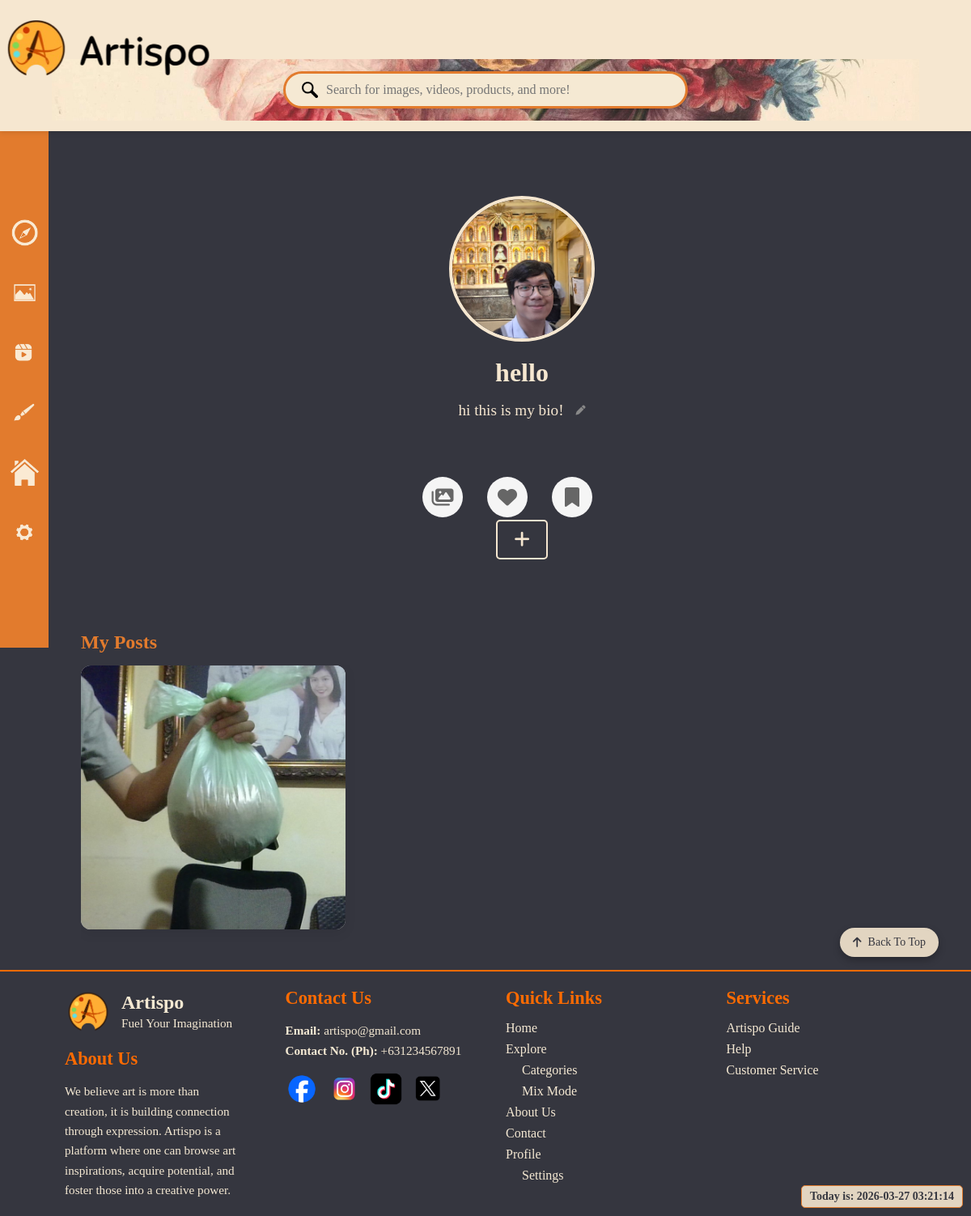
The app's page /profile.php (signed in) with its own data.
### tables this page shows
CREATE TABLE `users` (
  `_id` int(11) NOT NULL,
  `user_id` varchar(36) NOT NULL,
  `username` varchar(50) NOT NULL,
  `email` varchar(255) NOT NULL,
  `password` varchar(255) NOT NULL,
  `profile_picture` varchar(255) DEFAULT NULL,
  `bio` varchar(500) DEFAULT NULL
);

CREATE TABLE `posts` (
  `_id` int(11) NOT NULL,
  `post_id` varchar(36) NOT NULL,
  `user_id_fk` int(11) NOT NULL,
  `category_id_fk` int(11) NOT NULL,
  `date_posted` datetime DEFAULT current_timestamp(),
  `title` varchar(120) NOT NULL,
  `image` varchar(2048) DEFAULT NULL,
  `description` varchar(1000) DEFAULT NULL
);

### profile.php (the view, shortened to what this page needs)
<?php
$connection = make_db_connection("localhost", "artispo", "root", "");
$username = $_SESSION['username'] ?? 'Guest';
$stmt = $connection->prepare("SELECT profile_picture, bio FROM users WHERE username = ?");
$stmt->execute([$username]);
$userData = $stmt->fetch(PDO::FETCH_ASSOC);
$userBio = $userData['bio'] ?? "";
$dbProfilePic = $userData['profile_picture'] ?? "";
if (!empty($dbProfilePic)) {
    $profilePic = "uploads/profile_pics/" . $dbProfilePic;
} else {
    $profilePic = "./img/profile-placeholder.png";
}
?>
<!DOCTYPE html>
<html lang="en">
<head>
    <link rel="stylesheet" href="./css/profile.css">
    <link rel="stylesheet" href="./css/posts.css">
    <link rel="stylesheet" href="https://cdnjs.cloudflare.com/ajax/libs/font-awesome/6.5.0/css/all.min.css">
    <link rel="stylesheet" href="https://use.fontawesome.com/releases/v6.5.0/css/all.css">
</head>
<body>
    <header class="top-nav">
        <div class="nav-content">
            <div class="logo">
                <img src="./img/Artispo_logo_long.png" alt="Artispo Logo">
            </div>
        </div>
        <section class="floral-header">
            <div class="floral-content">
                <div class="floral-search">
                    <img src="./img/magnifying-glass.png" alt="Search Icon" class="search-icon">
                    <input type="text" placeholder="Search for images, videos, products, and more!">
                </div>
            </div>
        </section>
    </header>
    <aside class="sidebar">
        <a href="explore.php" class="icon"><img src="./img/Compass.png" alt="Compass"></a>
        <div class="icon"><img src="./img/Gallery.png" alt="Gallery"></div>
        <div class="icon"><img src="./img/Videos.png" alt="Videos"></div>
        <div class="icon"><img src="./img/paint-brush-icon.png" alt="Art"></div>
        <a href="home.php" class="icon"><img src="./img/Home.png" alt="Home"></a>
        <a href="settings.php" class="icon"><img src="./img/Settings.png" alt="Settings"></a>
    </aside>
    <main class="profile-content">
        <div class="profile-card">
        <div class="profile-img">
            <form id="profilePicForm" method="POST" enctype="multipart/form-data" action="profile.php">
                <label for="profilePicInput" style="cursor:pointer;">
                    <img src="<?php echo $profilePic; ?>" alt="Profile Picture">
                </label>
            </form>
        </div>
            <h2><?php echo htmlspecialchars($username); ?></h2>
            <div class="bio-container">
                <div class="bio-display" id="bioDisplay">
                    <?php if (!empty($userBio)): ?>
                        <p><?php echo htmlspecialchars($userBio); ?></p>
                        <button class="edit-bio-btn" onclick="toggleBioEdit()">
                            <i class="fas fa-pen"></i>
                        </button>
                    <?php endif; ?>
                </div>
            </div>
            <div class="profile-links">
                <a href="#" title="My Posts"><i class="fas fa-images"></i></a>
                <a href="#" title="Favorites"><i class="fas fa-heart"></i></a>
                <a href="#" title="Saves"><i class="fas fa-bookmark"></i></a>
            </div>
            <a href="upload.php" class="add-post">
                <i class="fas fa-plus"></i>
            </a>
        </div>
    </main>
    <?php include './includes/posts.php'; ?>
    <div class="datetime-display">
        <p>Today is: <?php echo $currentDateTime; ?></p>
    </div>
    <footer class="footer">
        <div class="footer-container">
            <div class="footer-section about">
                <div class="logo-area">
                    <img src="./img/Artispo_logo.png" alt="Artispo Logo" class="footer-logo">
                    <div>
                        <h2>Artispo</h2>
                        <p class="tagline">Fuel Your Imagination</p>
                    </div>
                </div>
                <h3>About Us</h3>
                <p>We believe art is more than creation, it is building connection through expression.
                    Artispo is a platform where one can browse art inspirations, acquire potential,
                    and foster those into a creative power.</p>
            </div>
            <div class="footer-section contact">
                <h3>Contact Us</h3>
                <p><strong>Email:</strong> artispo@gmail.com</p>
                <p><strong>Contact No. (Ph):</strong> +631234567891</p>
                <div class="social-icons">
                    <img src="./img/FB Logo.png" alt="Facebook">
                    <img src="./img/IG Logo.png" alt="Instagram">
                    <img src="./img/Tiktok Logo.png" alt="TikTok">
                    <img src="./img/X Logo.png" alt="X">
                </div>
            </div>
            <div class="footer-section links">
                <h3>Quick Links</h3>
                <ul>
                    <li><a href="home.php">Home</a></li>
                    <li><a href="explore.php">Explore</a></li>
                    <ul class="sub-links">
                        <li><a href="#">Categories</a></li>
                        <li><a href="#">Mix Mode</a></li>
                    </ul>
                    <li><a href="about.php">About Us</a></li>
                    <li><a href="contact.php">Contact</a></li>
                    <li><a href="profile.php">Profile</a></li>
                    <ul class="sub-links">
                        <li><a href="settings.php">Settings</a></li>
                    </ul>
                </ul>
            </div>
            <div class="footer-section services">
                <h3>Services</h3>
                <ul>
                    <li><a href="#">Artispo Guide</a></li>
                    <li><a href="#">Help</a></li>
                    <li><a href="#">Customer Service</a></li>
                </ul>
            </div>
        </div>
    </footer>
<button id="backToTopBtn">
    <i class="fas fa-arrow-up"></i> Back To Top
</button>
</body>
</html>

### includes/posts.php (shortened to what this page needs)
<?php
$uploads = [];
$currentDateTime = date('Y-m-d H:i:s');
$userIdFk = (int)($_SESSION['user_id'] ?? 0);
$limit = 5;
$limit = (int)$limit;
if ($userIdFk > 0) {
    $connection = make_db_connection("localhost", "artispo", "root", "");
    $offset = 0;
    $stmt = $connection->prepare(
        "SELECT p.post_id, p.image, p.date_posted, p.description, u.username, u.profile_picture
         FROM posts p
         INNER JOIN users u ON u._id = p.user_id_fk
         WHERE user_id_fk = ?
         ORDER BY p.date_posted DESC, p.post_id DESC
         LIMIT ? OFFSET ?"
    );
    $stmt->bindValue(1, $userIdFk, PDO::PARAM_INT);
    $stmt->bindValue(2, $limit, PDO::PARAM_INT);
    $stmt->bindValue(3, $offset, PDO::PARAM_INT);
    $stmt->execute();
    $rows = $stmt->fetchAll(PDO::FETCH_ASSOC);
    foreach ($rows as $row) {
        $profilePic = !empty($row['profile_picture']) ? "uploads/profile_pics/" . $row['profile_picture'] : "./img/profile-placeholder.png";
        $uploads[] = [
            'post_id' => $row['post_id'],
            'filename' => $row['image'],
            'datetime' => date("F d, Y - h:i A", strtotime($row['date_posted'])),
            'caption' => $row['description'] ?? '',
            'username' => $row['username'],
            'profile_pic' => $profilePic,
            'hashtags' => ''
        ];
    }
}
?>
<section class="posts-section" style="padding: 20px; max-width: 1400px; margin: 0 auto;">
    <div class="posts-header">
        <h2>My Posts</h2>
    </div>
    <?php if (empty($uploads)): ?>
        <div class="no-posts-message">
            <p>No posts yet. Click the + button to create your first post!</p>
        </div>
    <?php else: ?>
        <div class="posts-grid">
                <?php foreach ($uploads as $index => $upload): ?>
                    <div class="post-card" onclick="openModal(<?php echo $index; ?>)">
                        <img src="uploads/<?php echo htmlspecialchars($upload['filename']); ?>" alt="Post Image" onerror="this.src='https://via.placeholder.com/600x600?text=Image+Not+Found'">
                    </div>
                <?php endforeach; ?>
        </div>
    <?php endif; ?>
</section>

### css/posts.css (style rules this page uses)
.posts-header { display: flex; justify-content: space-between; align-items: center; margin-bottom: 15px; }
.posts-header h2 { color: #35363F; margin: 0; }
.posts-grid { display: grid; grid-template-columns: repeat(3, 1fr); gap: 5px; max-width: 600px; margin: 0 auto; }
.post-card { position: relative; width: 100%; aspect-ratio: 1 / 1; overflow: hidden; cursor: pointer; background-color: #ddd; }
.post-card img { width: 100%; height: 100%; object-fit: cover; display: block; }

### profile.php (style rules this page uses)
.bio-container { margin: 10px 0; text-align: center; min-height: 80px; width: 100%; }
.bio-display { display: flex; align-items: center; justify-content: center; gap: 10px; color: #555; font-size: 14px; flex-wrap: wrap; padding: 0 10px; }
.bio-display p { margin: 0; max-width: 300px; line-height: 1.4; text-align: center; }
.edit-bio-btn { background: none; border: none; color: #888; cursor: pointer; font-size: 12px; margin-left: 5px; }
.profile-links { display: flex; justify-content: center; gap: 30px; margin-top: 15px; margin-bottom: 15px; }
.profile-links a { text-decoration: none; color: #666; font-size: 24px; transition: all 0.3s ease; display: flex; align-items: center; justify-content: center; width: 50px; height: 50px; border-radius: 50%; background-color: #f5f5f5; }
.posts-grid { display: grid; grid-template-columns: repeat(3, 1fr); gap: 10px; width: 100%; max-width: 1000px; margin: 10px auto; }
.post-card { position: relative; width: 100%; aspect-ratio: 1 / 1; overflow: hidden; cursor: pointer; }
.post-card img { width: 100% !important; height: 100% !important; object-fit: cover !important; display: block; }

### includes/posts.php (style rules this page uses)
.posts-header { display: flex; justify-content: space-between; align-items: center; margin-bottom: 15px; }
.posts-header h2 { color: #e27b2d; margin: 0; }

### records on screen
users: profile_picture (picture), bio "hi this is my bio!"
posts: image (picture)

### other values on screen
$username "hello"
